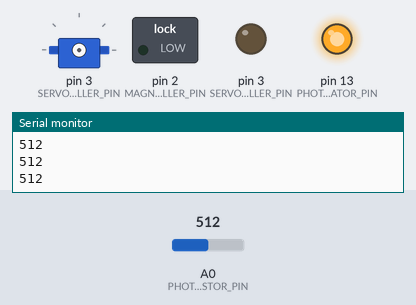
The sketch below on a simulated Arduino Uno, built with avr-gcc and run on an emulated ATmega328P. Parts: servo, switched loads named in the sketch (green lamp = pin HIGH), output pins drawn as LEDs (lit = HIGH), the last lines printed to the serial monitor. The test bench sets the inputs (shaded band); at power-on: A0 (PHOTO_RESISTOR_PIN) = 512.

Above: at 1.2 s.
1.3 s: A0 (PHOTO_RESISTOR_PIN) set to 682
2.8 s: A0 (PHOTO_RESISTOR_PIN) set to 714
At 3.7 s:
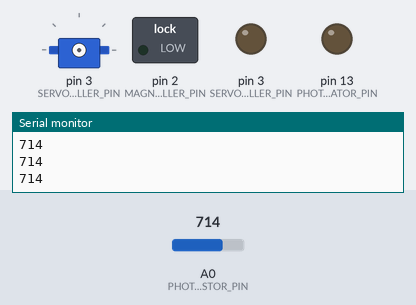
4.3 s: A0 (PHOTO_RESISTOR_PIN) set to 690
At 4.9 s:
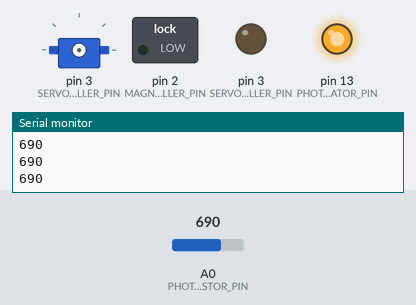
5.8 s: A0 (PHOTO_RESISTOR_PIN) set to 710
At 7.0 s:
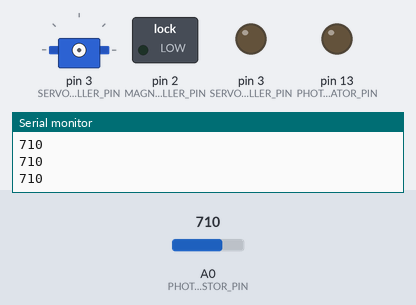
7.3 s: A0 (PHOTO_RESISTOR_PIN) set to 769
10.3 s: A0 (PHOTO_RESISTOR_PIN) set to 791
At 12.3 s:
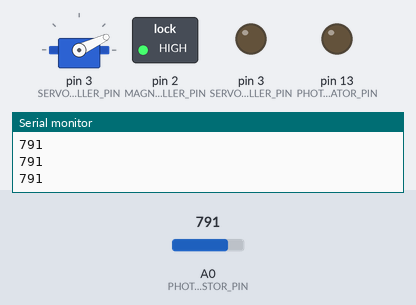
Timing chart, 0 to 14.1 s (numbered marks = the images above; inputs shaded):
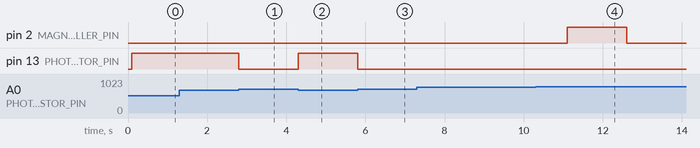

The sketch:

trapdoor.ino
```cpp
#include "DayOrNight.h"
#include "GateController.h"
#include <Servo.h>
#include "Consts.h"

DayOrNight dayOrNight;
GateController gate;

void setup() {
    Serial.begin(9600);
}

unsigned long now = 0;

void loop() {
    static int wasDay = true;
    now = millis();
    dayOrNight.step(now);
    gate.step(now);

    if (!gate.busy()) {
        int isDay = dayOrNight.isDay();

        if (isDay && !wasDay) {
            Serial.print(" Open!");
            gate.open(now);
        } else if (!isDay && wasDay) {
            Serial.print(" Close!");
            gate.close(now);
        }
        wasDay = isDay;
    }
}
```

Consts.h
```cpp
#ifndef Consts_h
#define Consts_h

const int PHOTO_RESISTOR_PIN = 0; // A0
const int GATE_ARRIVED_PIN = 1; // A1
const int MAGNET_CONTROLLER_PIN = 2; // D2
const int SERVO_CONTROLLER_PIN = 3; // D3
const int PHOTO_RESISTOR_THRESHOLD_INDICATOR_PIN = 13; //D13, LED

const int SERVO_CONTROLLER_OPEN_PULSE = 800;
const int SERVO_CONTROLLER_CLOSE_PULSE = 1700;

const int PHOTO_RESISTOR_THRESHOLD = 700;

// how long do we ignore the arrival signal (because that signal is active
// already when we start transitioning)
const int GATE_MIN_TRANSITION_TIME = 2500;
const int GATE_MAX_TRANSITION_TIME = 6000;
const int MAGNET_ACTIVATION_TIME = 1500;


#endif
```

DayOrNight.cpp
```cpp
#include "DayOrNight.h"
#include <Arduino.h>
#include "Consts.h"
#include "Util.h"

DayOrNight::DayOrNight() {
  pinMode(PHOTO_RESISTOR_THRESHOLD_INDICATOR_PIN, OUTPUT);

  // get a sample that is somewhat stable.
  int val = 0;
  for(int i = 0; i < 5; i++) {
    val += analogRead(PHOTO_RESISTOR_PIN);
  }
  val /= 5;

  this->secondMean = new MeanTracker(10, val);
  this->minuteMean = new MeanTracker(10, val);
  this->tenMinuteMean = 0;
  this->samples = 0;
};

void DayOrNight::step(unsigned long now) {
  static unsigned long lastTime = 0;

  // we only run every 100ms
  if (time_diff(lastTime, now) < 100 ) {
    return;
  }
  lastTime=now;

  int brightness = analogRead(PHOTO_RESISTOR_PIN);
  Serial.println(brightness);
  // indicate what brightness we are currently seeing
  digitalWrite(PHOTO_RESISTOR_THRESHOLD_INDICATOR_PIN,
                    brightness > PHOTO_RESISTOR_THRESHOLD ? LOW : HIGH);

  this->secondMean->addValue(brightness);
  // are we ready to update second values?
  if (this->samples % 10 == 0) {
    this->minuteMean->addValue(this->secondMean->getMean());
  }
  // are we ready to update minute values
  if (this->samples % 600 == 0) {
    if (0 == this->tenMinuteMean) {
      this->tenMinuteMean = new MeanTracker(10, this->minuteMean->getMean());
    }
    this->tenMinuteMean->addValue(this->minuteMean->getMean());
  }

  this->samples = (this->samples + 1) % 600; // avoid overflow
};

int DayOrNight::isDay() {
  // if (0 == this->tenMinuteMean) {
  //   return 1;
  // }
  return this->minuteMean->getMean() > PHOTO_RESISTOR_THRESHOLD;
};

int DayOrNight::aboveThreshold() {
  return this->secondMean->getMean() > PHOTO_RESISTOR_THRESHOLD;
};
```

DayOrNight.h
```cpp
#ifndef DayOrNight_h
#define DayOrNight_h
#include "MeanTracker.h"
/**
  * This class tracks whtehr it is day or night. It transitions when the ten
  * minute mean sensor value is above or below the threshold.
  * It will assume it is day until it has run for a minute, then it will assume
  * that it can extrapolate the sampled values backwards in time.
  */
class DayOrNight {
public:

    DayOrNight();

    /** Read value and do calculations
      */
    void step(unsigned long now);

    /** Return 1 if day, 0 otherwise
      */
    int isDay();

    /** Return 1 if the current second considers it to be day, otherwise 0
      */
    int aboveThreshold();

private:
    int samples;
    MeanTracker *secondMean, // keep track of sub second values, 10 of them
                *minuteMean, // keep track of second values
                *tenMinuteMean; // keep track of minute values.

};

#endif
```

GateController.cpp
```cpp
#include "GateController.h"
#include <Arduino.h>
#include "Consts.h"
#include "Util.h"


typedef enum {
    GATE_OPENING, GATE_CLOSING, GATE_CLOSED, GATE_OPEN
} GateControllerState;

GateController::GateController() {
    pinMode(MAGNET_CONTROLLER_PIN, OUTPUT);
    pinMode(SERVO_CONTROLLER_PIN, OUTPUT);
    this->state = GATE_CLOSED;
    this->magnetsActive = 0;
    this->magnetsActivationTime = 0;
}

void GateController::step(unsigned long now) {
    static int last_state = this->state;
    if (this->state != last_state) {
        Serial.print("changed state: ");
        Serial.print(last_state);
        Serial.print(" -> ");
        Serial.print(this->state);
        Serial.print(" (");
        Serial.print(now);
        Serial.println(")");
        last_state = this->state;
    }
    if (this->magnetsActive) {
        if (time_diff(this->magnetsActivationTime, now) > MAGNET_ACTIVATION_TIME) {
            this->deactivateMagnets();
        }
    }
    if (this->state == GATE_OPEN || this->state == GATE_CLOSED) {
        return;
    }
    if (this->busy()) {
        int time_passed = time_diff(this->transitionStartTime, now);
        if (time_passed > GATE_MIN_TRANSITION_TIME) {
            int arrivalSignal = analogRead(GATE_ARRIVED_PIN);
            // basically any reading that is not 1023 or 0 is ON.
            // Should typically be about 512, but let's keep plenty of margin
            int arrived = arrivalSignal > 200 && arrivalSignal < 800;
            // also enforce max transition time if something is broken we don't
            // want the servo to break more stuff!
            if (arrived || time_passed > GATE_MAX_TRANSITION_TIME) {
                Serial.print("ARRIVED ");
                Serial.print(arrivalSignal);
                Serial.print(" (");
                Serial.print(this->transitionStartTime);
                Serial.println(")");

                this->state = (this->state == GATE_OPENING
                                ? GATE_OPEN
                                : GATE_CLOSED);
                this->servo.detach();

            }
        }
    }
}

void GateController::open(unsigned long now) {
    if (this->state == GATE_OPEN || this->busy()) {
        return;
    }
    this->transitionStartTime=now;
    this->state = GATE_OPENING;
    this->activateMagnets(now);
    if (!this->servo.attached()) {
        this->servo.attach(SERVO_CONTROLLER_PIN);
    }
    this->servo.writeMicroseconds(SERVO_CONTROLLER_OPEN_PULSE);
}

void GateController::close(unsigned long now) {
    if (this->state == GATE_CLOSED || this->busy()) {
        return;
    }
    this->transitionStartTime=now;
    this->state = GATE_CLOSING;
    if (!this->servo.attached()) {
        this->servo.attach(SERVO_CONTROLLER_PIN);
    }
    this->servo.writeMicroseconds(SERVO_CONTROLLER_CLOSE_PULSE);
}

void GateController::activateMagnets(unsigned long now) {
    digitalWrite(MAGNET_CONTROLLER_PIN, HIGH);
    this->magnetsActivationTime = now;
    this->magnetsActive = 1;
}

void GateController::deactivateMagnets() {
    digitalWrite(MAGNET_CONTROLLER_PIN, LOW);
    this->magnetsActivationTime = 0;
    this->magnetsActive = 0;
}

int GateController::busy() {
    return this->state == GATE_CLOSING || this->state == GATE_OPENING;
}
```

GateController.h
```cpp
#ifndef gate_controller_h
#define gate_controller_h
#include <Servo.h>
class GateController {
public:
    GateController();
    void step(unsigned long now);
    void open(unsigned long now);
    void close(unsigned long now);
    int busy();

private:
    int state;
    unsigned long magnetsActivationTime;
    unsigned long transitionStartTime;
    int magnetsActive;
    Servo servo;

    void activateMagnets(unsigned long now);
    void deactivateMagnets();
};

#endif
```

MeanTracker.cpp
```cpp
#include "MeanTracker.h"
#include <stdlib.h>
MeanTracker::MeanTracker(int size, int initialValue) {
    this->values = (int*) malloc(sizeof(int) * size);
    this->size = size;
    this->last = 0;
    this->total = 1l * size * initialValue;
    for (int i = 0; i < size; i++) {
        this->values[i] = initialValue;
    }
}

void MeanTracker::addValue(int value) {
    this->total = this->total + value - this->values[this->last]; // modify total
    this->values[this->last] = value; // save current value as last
    this->last = (this->last + 1) % this->size; // increase position with wrap
};

int MeanTracker::getMean() {
    return this->total / this->size;
}
```

MeanTracker.h
```cpp
#ifndef MeanTracker_h
#define MeanTracker_h

/**
  * This class tracks a set number of values and keeps track of the mean.
  */
class MeanTracker {

public:
    MeanTracker(int size, int initialValue);

    void addValue(int value);
    int getMean();

private:
    int *values;
    int last; // position where we inserted the last value
    long total; // sum of all values
    int size; // total number of values

};

#endif
```

Util.cpp
```cpp
#include <limits.h>
// returns millis from t1 to t2, handles the ~50 day wrap.
unsigned long time_diff(unsigned long t1, unsigned long t2) {
    if (t1 <= t2) {
       return t2 - t1;
    } else {
      //time has overflowed, happens every 50 days
      return t2 + (ULONG_MAX - t1);
    }
};
```

Util.h
```cpp
// returns millis from t1 to t2, handles the ~50 day wrap.
unsigned long time_diff(unsigned long t1, unsigned long t2);
```

Measured:
- the behaviour switches between 700 and 701 on A0 (PHOTO_RESISTOR_PIN) (found by bisection; images 0 and 1)
- the behaviour switches between 777 and 778 on A0 (PHOTO_RESISTOR_PIN) (found by bisection; images 3 and 4)
- after the input at 2.8 s, pin 13 (PHOTO_RESISTOR_THRESHOLD_INDICATOR_PIN): HIGH → LOW at once
- after the input at 4.3 s, pin 13 (PHOTO_RESISTOR_THRESHOLD_INDICATOR_PIN): LOW → HIGH at once
- after the input at 5.8 s, pin 13 (PHOTO_RESISTOR_THRESHOLD_INDICATOR_PIN): HIGH → LOW at once
